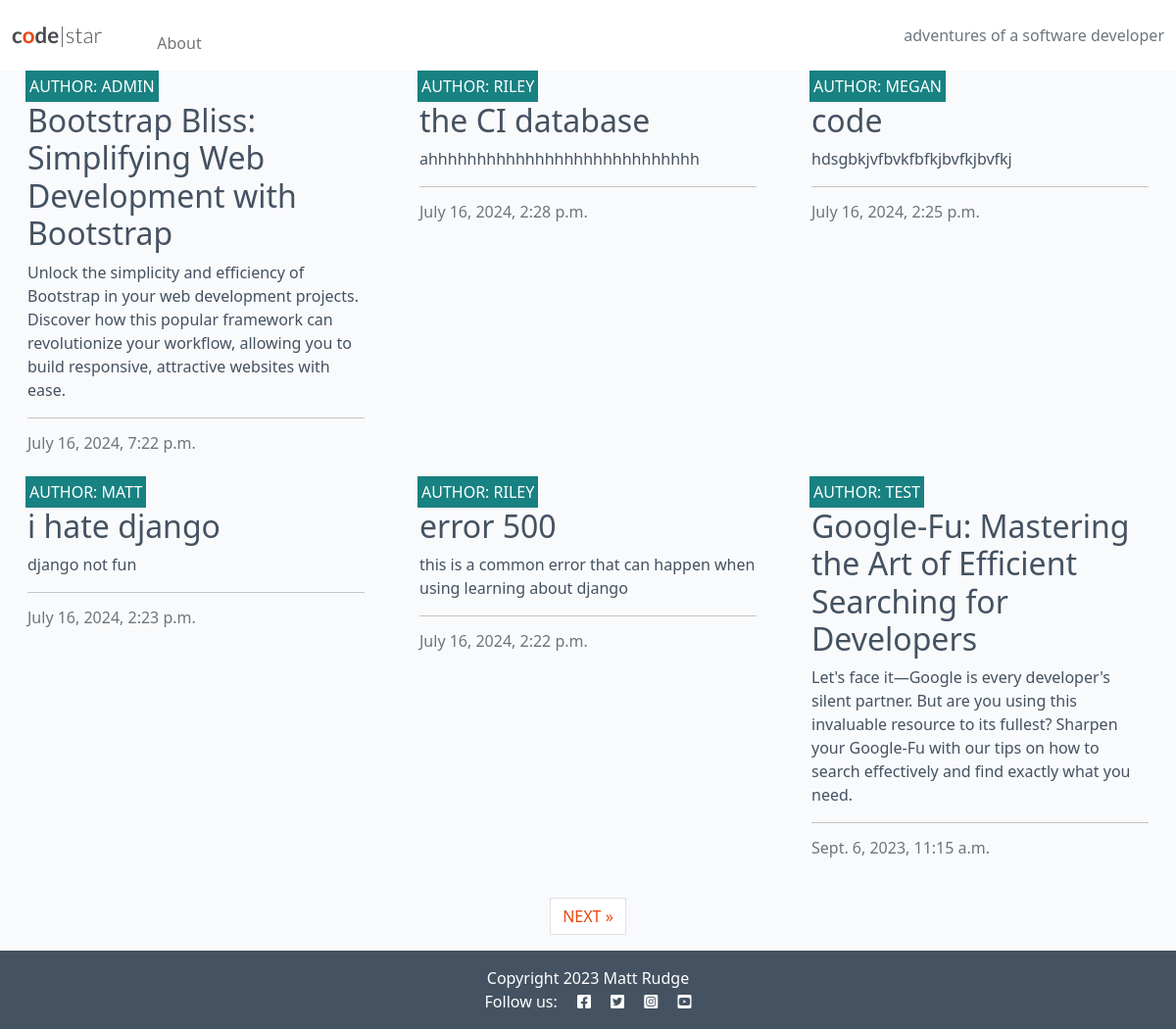
The page / on the database its author committed.
### blog/models.py (models this page shows, shortened)
class Post(models.Model):
    title = models.CharField(max_length=200, unique=True)
    slug = models.SlugField(max_length=200, unique=True)
    author = models.ForeignKey(
        User,
        on_delete=models.CASCADE,
        related_name="blog_posts"
    )
    content = models.TextField()
    created_on = models.DateTimeField(auto_now_add=True)
    status = models.IntegerField(choices=STATUS, default=0)
    excerpt = models.TextField(blank=True)
    updated_on = models.DateTimeField(auto_now=True)
    class Meta:
        ordering = ["-created_on"]

### blog/views.py (the view)
# urls.py: path('', views.PostList.as_view(), name='home'),
class PostList(generic.ListView):
    queryset = Post.objects.filter(status=1)
    template_name = "blog/index.html"
    paginate_by = 6

### blog/templates/blog/index.html
{% extends "base.html" %}
{% block content %}
<div class="container-fluid">
    <div class="row">
        <div class="col-12 mt-3 left">
            <div class="row">
                {% for post in post_list %}
                <div class="col-md-4">
                    <div class="card mb-4">
                        <div class="card-body">
                            <div class="image-container">
                                <div class="image-flash">
                                    <p class="author">Author: {{ post.author }}</p>
                                </div>
                            </div>
                            <a href="{% url 'post_detail' post.slug %}" class="post-link">
                                <h2 class="card-title">{{ post.title }}</h2>
                                <p class="card-text">{{ post.excerpt }}</p>
                            </a>
                            <hr />
                            <p class="card-text text-muted h6">{{ post.created_on}}
                            </p>
                        </div>
                    </div>
                </div>
                {% if forloop.counter|divisibleby:3 %}
            </div>
            <div class="row">
                {% endif %}
                {% endfor %}
            </div>
        </div>
    </div>
    {% if is_paginated %}
    <nav aria-label="Page navigation">
        <ul class="pagination justify-content-center">
            {% if page_obj.has_next %}
            <li><a href="?page={{ page_obj.next_page_number }}" class="page-link"> NEXT &raquo;</a></li>
            {% endif %}
        </ul>
    </nav>
    {% endif %}
</div>
{% endblock %}
{% block copyright %}
    Copyright 2023 Matt Rudge
{% endblock %}

### static/css/style.css (style rules this page uses)
body { background-color: #F9FAFC; }
.main-bg { background-color: #F9FAFC; }
.card { border: none; background-color: transparent; }
.image-container { position: relative; }
.image-flash { position: absolute; bottom: 5%; min-width: 30%; left: -2px; background-color: #188181; }
.author { color: white; margin: 4px; text-transform: uppercase; }
.post-link { text-decoration: none; color: #445261; }
.post-link:hover, .page-link { color: #E84610; }

### rows shown on the page
Post: author "ADMIN", title "Bootstrap Bliss: Simplifying Web Development with Bootstrap", excerpt "Unlock the simplicity and efficiency of Bootstrap in your web development projects. Discover how this popular framework can revolutionize your workflow, allowing you to build responsive, attractive websites with ease.", created_on "July 16, 2024, 7:22 p.m."
Post: author "RILEY", title "the CI database", excerpt "ahhhhhhhhhhhhhhhhhhhhhhhhhhhh", created_on "July 16, 2024, 2:28 p.m."
Post: author "MEGAN", title "code", excerpt "hdsgbkjvfbvkfbfkjbvfkjbvfkj", created_on "July 16, 2024, 2:25 p.m."
Post: author "MATT", title "i hate django", excerpt "django not fun", created_on "July 16, 2024, 2:23 p.m."
Post: author "RILEY", title "error 500", excerpt "this is a common error that can happen when using learning about django", created_on "July 16, 2024, 2:22 p.m."
Post: author "TEST", title "Google-Fu: Mastering the Art of Efficient Searching for Developers", excerpt "Let's face it—Google is every developer's silent partner. But are you using this invaluable resource to its fullest? Sharpen your Google-Fu with our tips on how to search effectively and find exactly what you need.", created_on "Sept. 6, 2023, 11:15 a.m."
